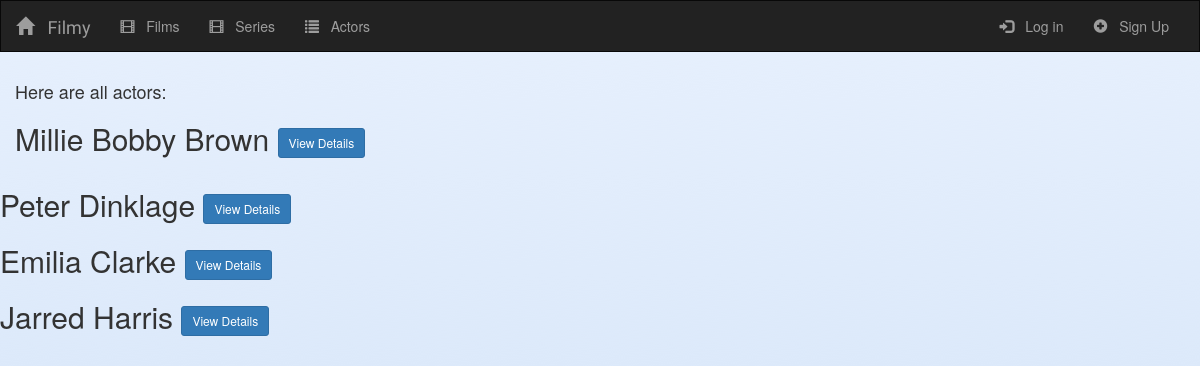
Page /films/actors/ on the committed database.
### films/models.py (models this page shows, shortened)
class Actors(models.Model):
    first_name = models.CharField(max_length=250)
    last_name = models.CharField(max_length=500)
    film_played = models.ManyToManyField(Film, null=True)
    series_played = models.ManyToManyField(Series, null=True)
    actor_photo = models.CharField(max_length=100000000, null=True)

### films/views.py (the view)
class ActorsIndexView(generic.ListView):
    template_name = 'films/actors_index.html'
    context_object_name = 'all_actors'
    def get_queryset(self):
        return Actors.objects.all()

### films/templates/films/actors_index.html (shortened to what this page needs)
{% extends 'films/base.html' %}
{% block body %}
<div class="albums-container container-fluid">
{% if all_actors %}
<h4>Here are all actors:</h4>
        {% for actor in all_actors%}
            <div class="capition">
                <h2>{{actor.first_name}} {{actor.last_name}} <a href=" /films/actors/{{ actor.id }}/"  class="btn btn-primary btn-sm" role="button">View Details</a></h2>
            </div>
</div>
        {% endfor %}
{% else %}
<h3> It isn't any actors here </h3>
{% endif %}
{% endblock %}

### films/static/films/style.css (style rules this page uses)
body { background : white url("images/tlo3.png"); }

### rows in the picture
Actors: first_name "Millie", last_name "Bobby Brown"
Actors: first_name "Peter", last_name "Dinklage"
Actors: first_name "Emilia", last_name "Clarke"
Actors: first_name "Jarred", last_name "Harris"
